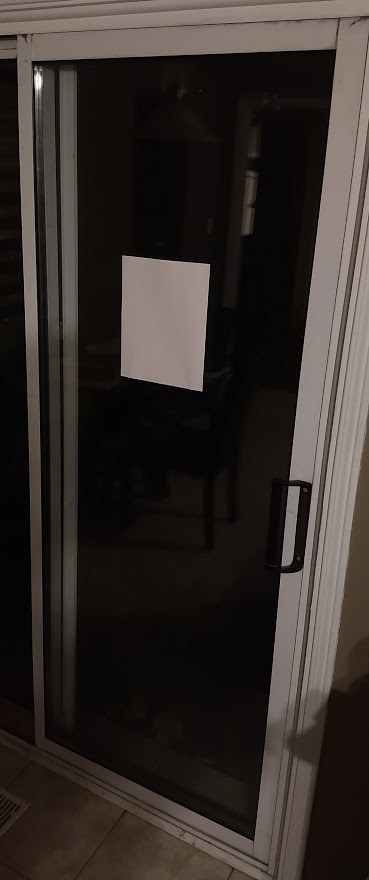
#> input picture Image Understanding/door.png, 369 x 880 px
$ jupyter execute Homography.ipynb   (shell and % lines are left out)
#> lines starting #> are read from the running program, lines starting #| are printed output that depends on the picture
# Question 2

Given the dimensions of a peice of paper, and a picture of the paper taped to the door, find the dimensions of the door using a homography.

[cell 1]
import numpy as np
import matplotlib.pyplot as plt
import scipy.signal as signal
import cv2

[cell 2]
# question 2

# The dimensions of the sheet of paper are 21.59cm x 27.94cm
# actual corners (in cm) if top left corner is at (100, 100):
corners = np.array([[100,100],
                    [121.59,100],
                    [100, 127.94],
                    [121.59, 127.94]
                    ])

# using my harris corner detector (and some trial and error) from assignment 2, I found that the corners of the paper in the picture were:
transformed_corners = np.array([[123,255],
                    [208,264],
                    [121, 375],
                    [200, 387]])

#similarly, I found the door corners:
transformed_door_corners = np.array([[33,59],
                    [334,52],
                    [40, 740],
                    [253, 841]])

# read in the image
door = plt.imread('door.png', 0)[:,:,:3]  # remove any extra channels
#> door is the input picture: shape (880, 369, 3); mean R, G, B 51.9, 45.2, 41.4


# plotting corners:
fig, ax = plt.subplots(1, figsize=(10, 10))
ax.imshow(door)
plt.title("corners of paper and door in door.jpg")
plt.plot(transformed_corners[:, 0], transformed_corners[:, 1],'ro', markersize=6)
plt.plot(transformed_door_corners[:, 0], transformed_door_corners[:, 1],'ro', markersize=6)
plt.show()
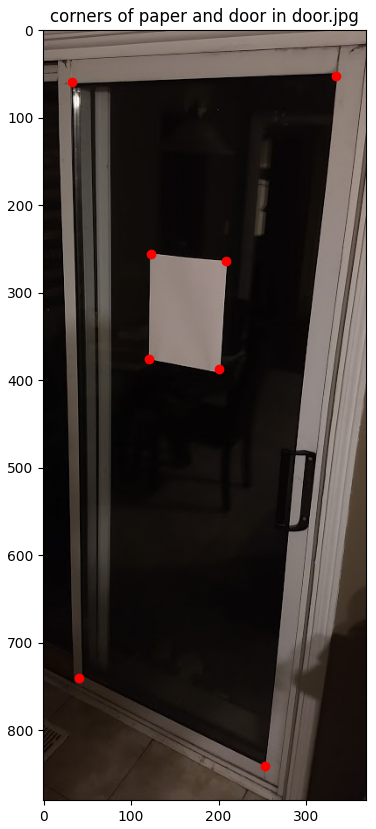
#> figure drawn by matplotlib, 1 panel


# Solving for homography that r=transforms the paper in the image to the real life paper whose dimensions are known

# convert the matrix equation to the form given by slide 35 of lecture 9
# Ah = 0

n = 4  # number of points (matches)
A = np.zeros((4,2,9))

for i in range(n):
    x = transformed_corners[i][0]   # corners of paper in the image
    y = transformed_corners[i][1]
    x_prime = corners[i][0]         # corners of real paper
    y_prime = corners[i][1]


    A[i] = np.array([[x, y, 1, 0, 0, 0, -x*x_prime, -y*x_prime, -x_prime],
                     [0, 0, 0, x, y, 1, -x*y_prime, -y*y_prime, -y_prime]])
A = A.reshape((2*n,9))


#print(A)
#print("\n")


# solve for h
# as per https://math.stackexchange.com/questions/494238/how-to-compute-homography-matrix-h-from-corresponding-points-2d-2d-planar-homog,
# h is the last singular vector of V, where A = US(V^T) (singular value decomposition, V^T is the transpose of V)


u, s, v = np.linalg.svd(A, full_matrices=True)
h = v[-1]


print("testing if h is correct (the matrix multiplication Ah should give a vector of zeros)")
print(np.matmul(A, h))
print("This vector is very close to the zero vector so our value for h is quite accurate \n")


# now that we solved for h, reshape it to get the homography transformation matrix H
H = h.reshape((3,3))
print("The homography transformation matrix, H,  is:")
print(H)
print("\n")


print("The vector form, h, of the homography transformation matrix  is:")
print(h)
print("\n")


# apply homography to corners of paper to double check:
homography_corners = np.zeros(np.shape(transformed_corners))
scale = [0,0,0,0]

for i in range(len(transformed_corners)):
    homography_corners[i] = np.matmul(H, np.concatenate((transformed_corners[i], np.array([1])), axis=None))[:2]
    # Note: the concatenate is used to add a 1 to the vectors to get them in the desired form : [x, y, 1]
    # the matmul is to apply the affine transformation
    # the [:2] is to get rid of the third value in the result of the multiplication (see slide 33, for example)

    # the homography_corners won't be to scale, so fix them
    scale[i] = corners[i,0]/homography_corners[i,0]
    if scale[i] == 0:
        scale[i] = corners[i,1]/homography_corners[i,1]
    homography_corners[i] = homography_corners[i]*scale[i]

# Testing if the homography is good using the calculated and known corners of the paper
print("Difference between corners (the known real-life corners of the paper) and homography_corners (the corners after transforming    the paper in the image):")
print(homography_corners-corners)
print("The diference between the two arrays of corners is very close to zero meaning that the homography is quite good \n")


# apply homography to corners of door:
door_corners = np.zeros(np.shape(transformed_door_corners))
for i in range(len(transformed_door_corners)):
    door_corners[i] = np.matmul(H, np.concatenate((transformed_door_corners[i], np.array([1])), axis=None))[:2]
    # Note: the concatenate is used to add a 1 to the vectors to get them in the desired form : [x, y, 1]
    # the matmul is to apply the affine transformation
    # the [:2] is to get rid of the third value in the result of the multiplication (see slide 33, for example)

    # apply scale:
    door_corners[i] = door_corners[i]*scale[i]

# SCALE IS NOT THE PROBLEM
# MAYBE THE HOMOGRAPHY IS WRONG OR MABE THE APPLICATION IS WRONG

[cell 3]
# plotting corners:
fig, ax = plt.subplots(1, figsize=(10, 10))
plt.title("corners of door")
plt.plot(transformed_corners[:, 0], transformed_corners[:, 1],'r+', markersize=6, label="Corners of paper in image")
plt.plot(homography_corners[:, 0], homography_corners[:, 1],'ro', markersize=6, label="Paper corners after homography")
plt.plot(transformed_door_corners[:, 0], transformed_door_corners[:, 1],'b+', markersize=6, label="Corners of door in image")
plt.plot(door_corners[:, 0], door_corners[:, 1],'bo', markersize=6, label="Door corners after homography")


plt.title("Applying Homography")
plt.xlim([0,900])
plt.ylim([0,900])
ax.invert_yaxis()
plt.legend(loc="upper right")
plt.show()
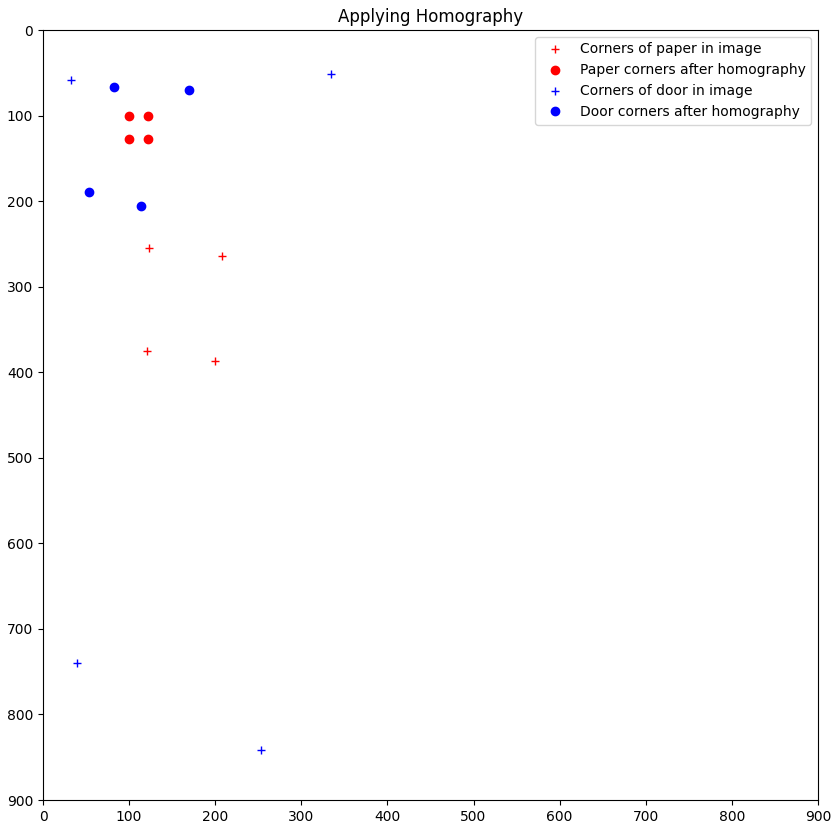
#> figure drawn by matplotlib, 1 panel

print(door_corners)
print(transformed_door_corners)

As shown in the figure above, my code
correctly transforms the paper (the red “+” symbols to the red
circles), which makes me think that I found the correct
homography, but for some reason, the door is not transformed
correctly (the blue “+” symbols to the blue circles). As a result, I
was unable to estimate the dimensions of the door.

In the code below, I use cv2 methods to see if maybe the issue lies in my code.

[cell 4]
# Finding the homography using the door instead of the paper


# actual corners of paper (in cm) if top left corner is at (100, 100) (so that transformed door is still in the picture):
corners = np.array([[100,100], [121.59,100], [100, 127.94], [121.59, 127.94]])

# using my harris corner detector (and some trial and error) from assignment 2, I found that the corners of the paper in the picture were:
transformed_corners = np.array([[123,255], [208,264], [121, 375], [200, 387]])


# real life door corners
corners2 = np.array([[100,100], [167,100], [100, 283], [167, 283]])

# door corners from the image:
transformed_corners2 = np.array([[33,59], [334,52], [40, 740], [253, 841]])


import cv2
# Find homography using paper
H, mask = cv2.findHomography(transformed_corners, corners)

# Use homography
height, width, channels = door.shape
#> height = 880; width = 369; channels = 3
im1Reg = cv2.warpPerspective(door, H, (250, 400))
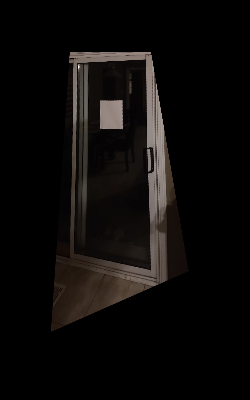
#> im1Reg: shape (400, 250, 3); mean R, G, B 12.8, 10.9, 9.7
plt.imshow(im1Reg)
plt.title("Applying homography found from \n paper corners")
plt.show()


# Find homography using door
H, mask = cv2.findHomography(transformed_corners2, corners2)

# Use homography
height, width, channels = door.shape
im1Reg = cv2.warpPerspective(door, H, (250, 400))
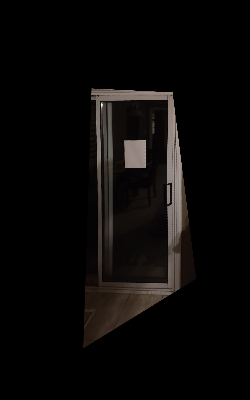
#> im1Reg: shape (400, 250, 3); mean R, G, B 10.2, 8.7, 7.8
plt.imshow(im1Reg)
plt.title("Applying homography found from \n door corners")
plt.show()
